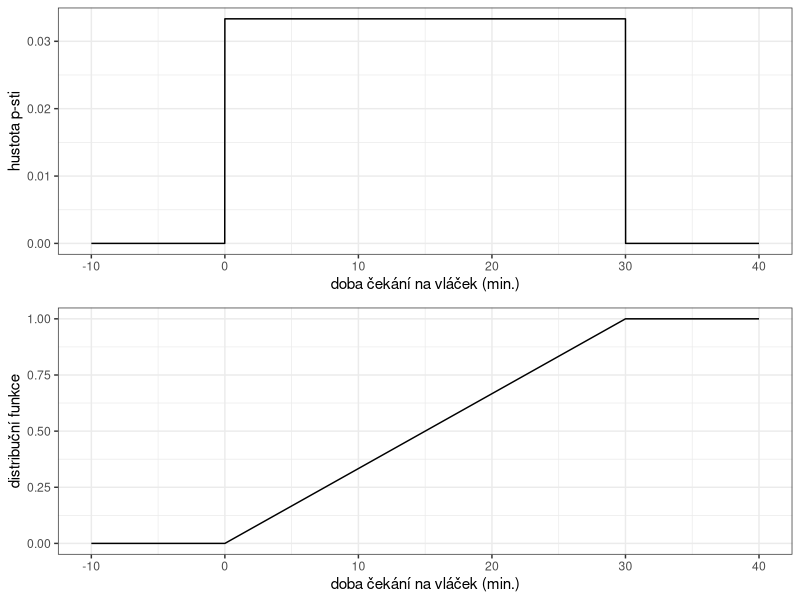
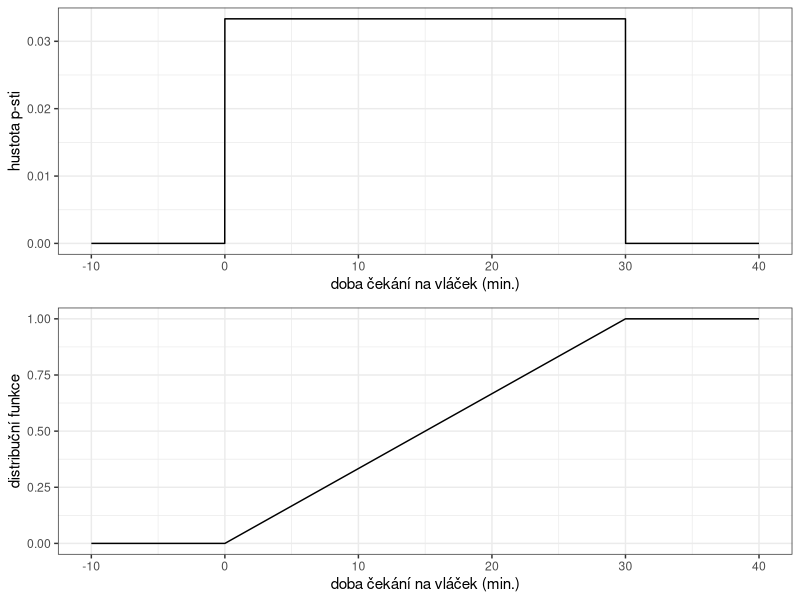

Recreate these plots in R, in order. (Note: this script raises an error after producing the figures.)
# ......................................................................................
# ................Cvičení 6 - Vybraná rozdělení spojité náhodné veličiny................
# ................................... Doplňující příklady ..............................
# ........................... Martina Litschmannová, Adéla Vrtková .....................
# ......................................................................................

# Nezobrazuje-li se vám text korektně, nastavte File \ Reopen with Encoding... na UTF-8
# Pro zobrazení obsahu skriptu použijte CTRL+SHIFT+O
# Pro spouštění příkazů v jednotlivých řádcích použijte CTRL+ENTER

library(ggplot2)
library(ggpubr)
library(svglite)

# Příklad 1. ####
# Vláček v zoo vyjíždí ze stanice každých 30 minut. 
# *a)	####
# Určete rozdělení doby čekání na vláček (hustotu pravděpodobnosti i distribuční funkci), 
# grafy obou funkcí načrtněte. 

# X … doba čekání na vláček (min.)
# X ~ Ro(a=0, b=30)

# parametry rozdělení
a = 0
b = 30

x = seq(-10,40,0.01)
f = dunif(x,a,b)
F = punif(x,a,b)
data = data.frame(x,f,F) # příprava data.frame

# Generování grafů
a = ggplot(data = data, aes(x = x, y = f)) +
  geom_line() +
  theme_bw() +
  labs(x="doba čekání na vláček (min.)",
       y = "hustota p-sti")
b = ggplot(data = data, aes(x = x, y = F)) +
  geom_line() +
  theme_bw() +
  labs(x="doba čekání na vláček (min.)",
       y = "distribuční funkce")

# Zkombinujeme grafy dle svých představ
ggarrange(a,b,
          nrow = 2)

# Uložíme graf, který je aktuálně vytvořen v graf. okně do pracovního adresáře
ggsave("SNV_priklad1.svg",
       width = 15, height = 10,
       unit = "cm")

# *b)	####
# P(X>5)=1-P(X<=5)
1-punif(5,a,b)

# Příklad 2. ####
# Náhodná veličina popisující délku těhotenství ženy (ve dnech) 
# má normální rozdělení se střední hodnotou 266 dní a směrodatnou odchylkou 16 dní.

# *a)	####
# Načrtněte graf hustoty pravděpodobnosti uvažované náhodné veličiny.
# X ... délka těhotenství (dny)
# X~N(µ = 266, σ = 16)

# parametry rozdělení
mu = 266
sigma = 16

x = seq(mu-3.5*sigma,mu+3.5*sigma,0.01)
f = dnorm(x,mu,sigma)
data = data.frame(x,f) # příprava data.frame

# Generování grafu
ggplot(data = data, aes(x = x, y = f)) +
  geom_line() +
  theme_bw() +
  labs(x="délka těhotenství (dny)",
       y = "hustota p-sti")

# Uložíme graf, který je aktuálně vytvořen v graf. okně do pracovního adresáře
ggsave("SNV_priklad2.svg",
       width = 15, height = 5,
       unit = "cm")

# *b)	####
# U kolika procent žen je délka těhotenství nejvýše 246 dní?

# P(X<=246)
pnorm(246,mu,sigma)

# *c)	####
# U kolika procent žen je délka těhotenství v rozmezí 250-282 dní? 

# P(250<=X<=282)  - SNV, tj. ostrá/neostrá nerovnost nehraje roli
pnorm(282,mu,sigma)-pnorm(250,mu,sigma)

# *d)	####
# Jaká délka těhotenství je překročena maximálně u 10 % žen?

# P(X>T) = 0,1 -> P(X<T) = 0,9 - SNV, tj. ostrá/neostrá nerovnost nehraje roli
# Tj. hledáme 90% kvantil
qnorm(0.9,mu,sigma)

# *e)	####
# Určete dolní kvartil a horní kvartil dané náhodné veličiny. Slovně je interpretujte.

qnorm(0.25,mu,sigma)
# Čtvrtina žen vykazuje délku těhotenství kratší než 255 dní.

qnorm(0.75,mu,sigma)
# Tři čtvrtiny žen vykazují délku těhotenství kratší než 277 dní.

# Příklad 3. ####
# Uvažujte náhodnou veličinu popisující délku remise (měsíce) onkologických pacientů, 
# která má exponenciální rozdělení se střední hodnotou 1 rok.

# *a)	####
# Načrtněte grafy hustoty p-sti a distribuční funkce uvažované náhodné veličiny.
# X ... délka remise (měsíce)
# X~Exp(lambda = 1/12) - E(X) = 12 = 1/lambda

# parametry rozdělení
lambda = 1/12

x = seq(0,45,0.01)
f = dexp(x,lambda)
F = pexp(x,lambda)
data = data.frame(x,f,F) # příprava data.frame

# Generování grafů
a = ggplot(data = data, aes(x = x, y = f)) +
  geom_line() +
  theme_bw() +
  labs(x="délka remise (měsíce)",
       y = "hustota p-sti")
b = ggplot(data = data, aes(x = x, y = F)) +
  geom_line() +
  theme_bw() +
  labs(x="délka remise (měsíce)",
       y = "distribuční funkce")

# Zkombinujeme grafy dle svých představ
ggarrange(a,b,
          nrow = 2)

# Uložíme graf, který je aktuálně vytvořen v graf. okně do pracovního adresáře
ggsave("SNV_priklad3.svg",
       width = 15, height = 10,
       unit = "cm")

# *b)	####
# Určete medián dané náhodné veličiny a hodnotu interpretujte.

qexp(0.5,lambda)
# Polovina pacientů má dobu remise kratší než 8,3 měsíce.

# *d)	####
# Jakou dobu remise překročí pouze 10 % daných onkologických pacientů?

# P(X>T)=0,1 -> P(X<T)=0,9, tj.hledáme 90% kvantil
qexp(0.9,lambda)

# *e)	####
# Jaká je pravděpodobnost, že remise bude trvat alespoň dva roky? 

# P(X>24) = 1 - P(X<24) - POZOR! Modelujeme délku remise v měsících!
1-pexp(24,lambda)

# Příklad 4. ####
# Rychlost větru (m/s) má Weibullovo rozdělení s parametrem tvaru 2 
# a parametrem měřítka 7.

# *a)	####
# Načrtněte graf hustoty pravděpodobnosti a distribuční funkce.
# X ... rychlost větru (m/s)
# X~Wb(shape = 2, scale = 7)

# parametry rozdělení
shape = 2
scale = 7

x = seq(0,20,0.01)
f = dweibull(x,shape = shape, scale = scale)
F = pweibull(x,shape = shape, scale = scale)
data = data.frame(x,f,F) # příprava data.frame

# Generování grafů
a = ggplot(data = data, aes(x = x, y = f)) +
  geom_line() +
  theme_bw() +
  labs(x="rychlost větru (m/s)",
       y = "hustota p-sti")
b = ggplot(data = data, aes(x = x, y = F)) +
  geom_line() +
  theme_bw() +
  labs(x="rychlost větru (m/s)",
       y = "distribuční funkce")

# Zkombinujeme grafy dle svých představ
ggarrange(a,b,
          nrow = 2)

# Uložíme graf, který je aktuálně vytvořen v graf. okně do pracovního adresáře
ggsave("SNV_priklad4.svg",
       width = 15, height = 10,
       unit = "cm")

# *b)	####
# Jaká je pravděpodobnost, že rychlost větru překročí 9 m/s? 

# P(X>9) = 1-P(X<9)
1 - pweibull(9,shape = shape, scale = scale)

# *c)	####
# Jaká je pravděpodobnost, že rychlost větru dosáhne 5. stupně 
# Beaufortovy stupnice (tj. 8,0 m/s až 10,7 m/s)?

# P(8,0<=X<=10,7)
pweibull(10.7,shape = shape, scale = scale) - pweibull(8,shape = shape, scale = scale)

qnorm(0.25, 266,16)
qexp (0.5,1/12)
1-pexp(24,1/12)
1-pweibull(9, scale = 7, shape = 2)
pweibull(10.7, scale = 7, shape = 2)-pweibull(8, scale = 7, shape = 2)
pweibull(10.7, scale = 7, shape = 2)-pweibull(8.0, scale = 7, shape = 2)
pnorm(2.4,0,3)-pnorm(0,0,3)
1-pbinom(0,3,0.288)
# *d)	####
# Vítr pohybuje silnějšími větvemi, telegrafní dráty sviští, používání deštníku 
# se stává obtížným. To odpovídá tomu, že vítr má rychlost v rozmezí 
# 10,8 m/s až 13,8 m/s (6. stupeň Beaufortovy stupnice). S jakou pravděpodobnosti 
# rychlost větru překročila 12,0 m/s?

# P(X>12 | 10,8<=X<=13,8) = 
# = P(X>12 & 10,8<=X<=13,8)/P(10,8<=X<=13,8) =
# = P(12<=X<=13,8)/P(10,8<=X<=13,8)

# P(12<=X<=13,8)


citatel = pweibull(13.8,shape = shape, scale = scale) - pweibull(12,shape = shape, scale = scale)

# P(10,8<=X<=13,8)
jmenovatel = pweibull(13.8,shape = shape, scale = scale) - pweibull(10.8,shape = shape, scale = scale)

# P(12<=X<=13,8)/P(10,8<=X<=13,8)
citatel/jmenovatel

# Příklad 5. ####
# Výsledky měření jsou zatíženy jen normálně rozdělenou chybou 
# s nulovou střední hodnotou a se směrodatnou odchylkou 3 mm. 

# *a)	####
# Načrtněte graf hustoty pravděpodobnosti chyby měření.

# X ... chyba měření (mm)
# X~N(mu = 0,sigma = 3)

# parametry rozdělení
mu = 0
sigma = 3

x = seq(mu-3.5*sigma,mu+3.5*sigma,0.01)
f = dnorm(x,mu,sigma)
data = data.frame(x,f) # příprava data.frame

# Generování grafu
ggplot(data = data, aes(x = x, y = f)) +
  geom_line() +
  theme_bw() +
  labs(x="chyba měření (mm)",
       y = "hustota p-sti")

# Uložíme graf, který je aktuálně vytvořen v graf. okně do pracovního adresáře
ggsave("SNV_priklad5.svg",
       width = 15, height = 5,
       unit = "cm")

# *b)	####
# S jakou pravděpodobností bude chyba měření v rozsahu 0,0 mm až 2,4 mm?

# P(0,0<=X<=2,4)
pnorm(2.4,mu,sigma)-pnorm(0,mu,sigma)

# *c)	####
# Jaká velikost chyby měření nebude překročena s pravděpodobností 80 %?

# P(|X|<T)=0,8 -> P(-T<X<T) = 0,8
# Vzhledem k symetrii rozdělení: P(0<X<T)=0,4 -> P(X>T) = 0,1
# Tj. hledáme 90% kvantil
qnorm(0.9,mu,sigma)

# Kontrola: P(-3,9<X<3,9) - máme-li zajistit, že s min. 80% p-stí bude chyba 
# měření uvnitř daného intervalu, musíme zaokrouhlit nahoru
pnorm(3.9,mu,sigma)-pnorm(-3.9,mu,sigma)

# *d)	####
# Jaká je pravděpodobnost, že při 3 měřeních bude alespoň jednou chyba měření 
# v intervalu (0,0 mm; 2,4 mm)?

# Y ... počet chyb měření (ze 3), které budou v intervalu (0,0 mm; 2,4 mm)
# Y~Bi(n = 3,p = ?)

# Nutno dopočítat p-st, že chyba bude v intervalu (0,0 mm; 2,4 mm)
# P(0,0<=X<=2,4)
p = pnorm(2.4,mu,sigma)-pnorm(0,mu,sigma)
p
# Nyní se můžeme vrátit k položené otázce
# Y~Bi(n = 3,p = 0.288)

# parametry rozdělení
n = 3
p

# P(Y>=1) = 1-P(Y<1) = 1-P(Y=0) # Pozor! Modelujeme DNV - na ostré/neostré nerovnosti záleží
1-dbinom(0,n,p)

# *e)	####
# S jakou pravděpodobností budeme muset uskutečnit alespoň 5 měření do chvíle, 
# než detekujeme chybu měření větší než 3 mm?

# Z ... počet měření do chvíle, kdy bude detekována chyba měření větší než 3 mmm
# Z~NB(k = 1,p = ?)

# Nutno dopočítat p-st, že chyba měření bude větší než 3 mm
# P(X>3)
p = 1 - pnorm(3,mu,sigma)
p
# Nyní se můžeme vrátit k položené otázce
# Z~NB(k = 1,p = 0.159)

# parametry rozdělení
k = 1
p

# P(Z>=5) = 1-P(Z<5) = 1-P(Z<=4) # Pozor! U neg. binom.NV musíme převést na "počet neúspěchů před k. tým úspěchem".
1-pnbinom(4-k,k,p)
